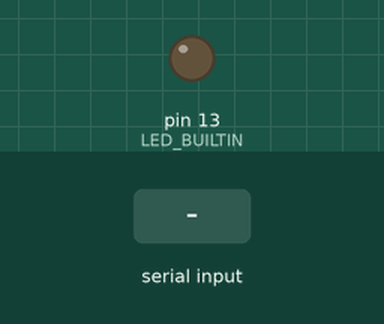
This program was run on a simulated Arduino Micro, built with avr-gcc and run on an emulated ATmega32U4. On the bench: output pins drawn as LEDs (lit = HIGH). Inputs (shaded band) come from the test bench.

Above: at 1.2 s.
1.3 s: "L" received over the second serial link
At 1.8 s:
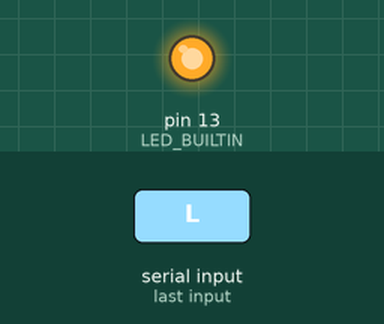
2.8 s: "l" received over the second serial link
At 4.1 s:
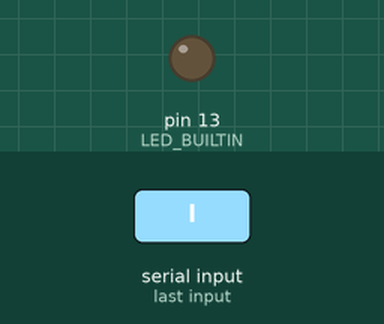
Timing chart, 0 to 5.8 s (numbered marks = the images above; inputs shaded):
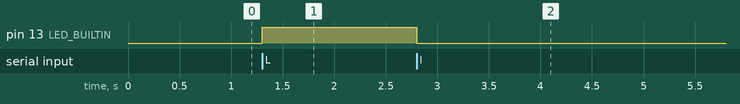

The program:

main.cpp
```cpp
#include <Arduino.h>
#include <SoftwareSerial.h>
// software serial #1: TX = digital pin 23, RX = digital pin 22
SoftwareSerial XM15B(23,22);
char data;

void setup()
{
 // Open serial communications and wait for port to open:
  //Serial.begin(9600);

  // Start each software serial port
  XM15B.begin(9600);
  pinMode(LED_BUILTIN, OUTPUT);
}

void loop()
{

  // while there is data coming in, read it
  // and send to the hardware serial port:
  if (XM15B.available())
  {
    data = XM15B.read();
    if (data == 'L')
    {
      digitalWrite(LED_BUILTIN,1);
    }
    if (data == 'l')
    {
      digitalWrite(LED_BUILTIN,0);
    }
  }
}
```

Measured:
- after the input at 1.3 s, pin 13 (LED_BUILTIN): LOW → HIGH at once
- after the input at 2.8 s, pin 13 (LED_BUILTIN): HIGH → LOW at once
